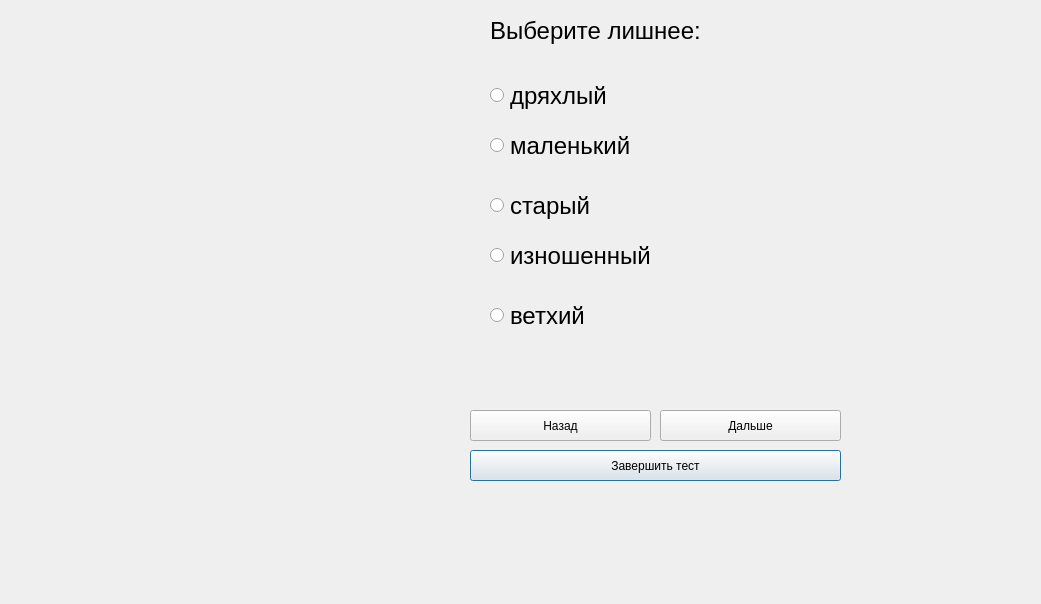
<?xml version="1.0" encoding="UTF-8"?>
<ui version="4.0">
 <class>testform27</class>
 <widget class="QDialog" name="testform27">
  <property name="geometry">
   <rect>
    <x>0</x>
    <y>0</y>
    <width>1041</width>
    <height>604</height>
   </rect>
  </property>
  <property name="windowTitle">
   <string>Dialog</string>
  </property>
  <widget class="QPushButton" name="finish_pushButton">
   <property name="geometry">
    <rect>
     <x>470</x>
     <y>450</y>
     <width>371</width>
     <height>31</height>
    </rect>
   </property>
   <property name="text">
    <string>Завершить тест</string>
   </property>
  </widget>
  <widget class="QLabel" name="image">
   <property name="geometry">
    <rect>
     <x>30</x>
     <y>40</y>
     <width>411</width>
     <height>331</height>
    </rect>
   </property>
   <property name="text">
    <string/>
   </property>
  </widget>
  <widget class="QRadioButton" name="radioButton_5">
   <property name="geometry">
    <rect>
     <x>490</x>
     <y>300</y>
     <width>301</width>
     <height>31</height>
    </rect>
   </property>
   <property name="font">
    <font>
     <pointsize>18</pointsize>
    </font>
   </property>
   <property name="acceptDrops">
    <bool>false</bool>
   </property>
   <property name="toolTip">
    <string/>
   </property>
   <property name="text">
    <string>ветхий</string>
   </property>
  </widget>
  <widget class="QRadioButton" name="radioButton_4">
   <property name="geometry">
    <rect>
     <x>490</x>
     <y>240</y>
     <width>301</width>
     <height>31</height>
    </rect>
   </property>
   <property name="font">
    <font>
     <pointsize>18</pointsize>
    </font>
   </property>
   <property name="acceptDrops">
    <bool>false</bool>
   </property>
   <property name="toolTip">
    <string/>
   </property>
   <property name="text">
    <string>изношенный</string>
   </property>
  </widget>
  <widget class="QPushButton" name="next_pushButton_2">
   <property name="geometry">
    <rect>
     <x>660</x>
     <y>410</y>
     <width>181</width>
     <height>31</height>
    </rect>
   </property>
   <property name="text">
    <string>Дальше</string>
   </property>
  </widget>
  <widget class="QPushButton" name="back_pushButton">
   <property name="geometry">
    <rect>
     <x>470</x>
     <y>410</y>
     <width>181</width>
     <height>31</height>
    </rect>
   </property>
   <property name="text">
    <string>Назад</string>
   </property>
  </widget>
  <widget class="QRadioButton" name="radioButton">
   <property name="geometry">
    <rect>
     <x>490</x>
     <y>80</y>
     <width>431</width>
     <height>31</height>
    </rect>
   </property>
   <property name="font">
    <font>
     <pointsize>18</pointsize>
    </font>
   </property>
   <property name="acceptDrops">
    <bool>false</bool>
   </property>
   <property name="toolTip">
    <string/>
   </property>
   <property name="text">
    <string>дряхлый</string>
   </property>
  </widget>
  <widget class="QRadioButton" name="radioButton_3">
   <property name="geometry">
    <rect>
     <x>490</x>
     <y>190</y>
     <width>421</width>
     <height>31</height>
    </rect>
   </property>
   <property name="font">
    <font>
     <pointsize>18</pointsize>
    </font>
   </property>
   <property name="acceptDrops">
    <bool>false</bool>
   </property>
   <property name="toolTip">
    <string/>
   </property>
   <property name="text">
    <string>старый</string>
   </property>
  </widget>
  <widget class="QLabel" name="question">
   <property name="geometry">
    <rect>
     <x>490</x>
     <y>-60</y>
     <width>551</width>
     <height>181</height>
    </rect>
   </property>
   <property name="sizePolicy">
    <sizepolicy hsizetype="Preferred" vsizetype="Preferred">
     <horstretch>0</horstretch>
     <verstretch>0</verstretch>
    </sizepolicy>
   </property>
   <property name="font">
    <font>
     <pointsize>18</pointsize>
    </font>
   </property>
   <property name="mouseTracking">
    <bool>true</bool>
   </property>
   <property name="tabletTracking">
    <bool>false</bool>
   </property>
   <property name="focusPolicy">
    <enum>Qt::NoFocus</enum>
   </property>
   <property name="contextMenuPolicy">
    <enum>Qt::PreventContextMenu</enum>
   </property>
   <property name="autoFillBackground">
    <bool>false</bool>
   </property>
   <property name="midLineWidth">
    <number>-2</number>
   </property>
   <property name="text">
    <string>Выберите лишнее:</string>
   </property>
   <property name="textFormat">
    <enum>Qt::AutoText</enum>
   </property>
   <property name="scaledContents">
    <bool>false</bool>
   </property>
   <property name="wordWrap">
    <bool>true</bool>
   </property>
   <property name="openExternalLinks">
    <bool>false</bool>
   </property>
  </widget>
  <widget class="QRadioButton" name="radioButton_2">
   <property name="geometry">
    <rect>
     <x>490</x>
     <y>130</y>
     <width>421</width>
     <height>31</height>
    </rect>
   </property>
   <property name="font">
    <font>
     <pointsize>18</pointsize>
    </font>
   </property>
   <property name="layoutDirection">
    <enum>Qt::LeftToRight</enum>
   </property>
   <property name="text">
    <string>маленький</string>
   </property>
  </widget>
 </widget>
 <resources/>
 <connections/>
</ui>
